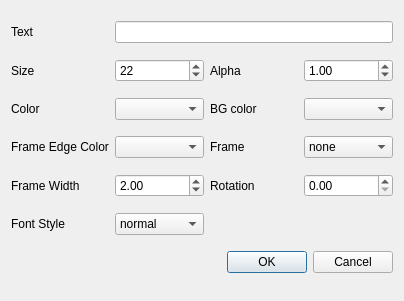
<?xml version="1.0" encoding="UTF-8"?>
<ui version="4.0">
 <class>Dialog</class>
 <widget class="QDialog" name="Dialog">
  <property name="geometry">
   <rect>
    <x>0</x>
    <y>0</y>
    <width>404</width>
    <height>301</height>
   </rect>
  </property>
  <property name="windowTitle">
   <string>Dialog</string>
  </property>
  <layout class="QGridLayout" name="gridLayout">
   <item row="3" column="0">
    <widget class="QLabel" name="label_5">
     <property name="text">
      <string>Frame Edge Color</string>
     </property>
    </widget>
   </item>
   <item row="1" column="2">
    <widget class="QLabel" name="label_7">
     <property name="text">
      <string>Alpha</string>
     </property>
    </widget>
   </item>
   <item row="3" column="1">
    <widget class="QComboBox" name="framecolor"/>
   </item>
   <item row="1" column="0">
    <widget class="QLabel" name="label">
     <property name="text">
      <string>Size</string>
     </property>
    </widget>
   </item>
   <item row="4" column="1">
    <widget class="QDoubleSpinBox" name="framewidth_sb">
     <property name="value">
      <double>2.000000000000000</double>
     </property>
    </widget>
   </item>
   <item row="0" column="0">
    <widget class="QLabel" name="label_3">
     <property name="text">
      <string>Text</string>
     </property>
    </widget>
   </item>
   <item row="4" column="0">
    <widget class="QLabel" name="label_4">
     <property name="text">
      <string>Frame Width</string>
     </property>
    </widget>
   </item>
   <item row="1" column="1">
    <widget class="QSpinBox" name="size">
     <property name="value">
      <number>22</number>
     </property>
    </widget>
   </item>
   <item row="1" column="3">
    <widget class="QDoubleSpinBox" name="alpha">
     <property name="value">
      <double>1.000000000000000</double>
     </property>
    </widget>
   </item>
   <item row="0" column="1" colspan="3">
    <widget class="QLineEdit" name="text">
     <property name="text">
      <string/>
     </property>
    </widget>
   </item>
   <item row="3" column="2">
    <widget class="QLabel" name="label_2">
     <property name="text">
      <string>Frame</string>
     </property>
    </widget>
   </item>
   <item row="3" column="3">
    <widget class="QComboBox" name="frame">
     <item>
      <property name="text">
       <string>none</string>
      </property>
     </item>
     <item>
      <property name="text">
       <string>darrow</string>
      </property>
     </item>
     <item>
      <property name="text">
       <string>circle</string>
      </property>
     </item>
     <item>
      <property name="text">
       <string>larrow</string>
      </property>
     </item>
     <item>
      <property name="text">
       <string>rarrow</string>
      </property>
     </item>
     <item>
      <property name="text">
       <string>round</string>
      </property>
     </item>
     <item>
      <property name="text">
       <string>round4</string>
      </property>
     </item>
     <item>
      <property name="text">
       <string>roundtooth</string>
      </property>
     </item>
     <item>
      <property name="text">
       <string>sawtooth</string>
      </property>
     </item>
     <item>
      <property name="text">
       <string>square</string>
      </property>
     </item>
    </widget>
   </item>
   <item row="6" column="0">
    <widget class="QLabel" name="label_9">
     <property name="text">
      <string>Font Style</string>
     </property>
    </widget>
   </item>
   <item row="6" column="1">
    <widget class="QComboBox" name="fontstyle">
     <item>
      <property name="text">
       <string>normal</string>
      </property>
     </item>
     <item>
      <property name="text">
       <string>italic</string>
      </property>
     </item>
     <item>
      <property name="text">
       <string>oblique</string>
      </property>
     </item>
    </widget>
   </item>
   <item row="2" column="0">
    <widget class="QLabel" name="label_11">
     <property name="text">
      <string>Color</string>
     </property>
    </widget>
   </item>
   <item row="2" column="1">
    <widget class="QComboBox" name="color"/>
   </item>
   <item row="7" column="0" colspan="4">
    <widget class="QDialogButtonBox" name="buttonBox">
     <property name="orientation">
      <enum>Qt::Horizontal</enum>
     </property>
     <property name="standardButtons">
      <set>QDialogButtonBox::Cancel|QDialogButtonBox::Ok</set>
     </property>
    </widget>
   </item>
   <item row="2" column="2">
    <widget class="QLabel" name="label_6">
     <property name="text">
      <string>BG color</string>
     </property>
    </widget>
   </item>
   <item row="2" column="3">
    <widget class="QComboBox" name="bgcolor"/>
   </item>
   <item row="4" column="2">
    <widget class="QLabel" name="label_10">
     <property name="text">
      <string>Rotation</string>
     </property>
    </widget>
   </item>
   <item row="4" column="3">
    <widget class="QDoubleSpinBox" name="rotation">
     <property name="maximum">
      <double>360.000000000000000</double>
     </property>
     <property name="singleStep">
      <double>45.000000000000000</double>
     </property>
    </widget>
   </item>
  </layout>
 </widget>
 <resources/>
 <connections>
  <connection>
   <sender>buttonBox</sender>
   <signal>accepted()</signal>
   <receiver>Dialog</receiver>
   <slot>accept()</slot>
   <hints>
    <hint type="sourcelabel">
     <x>248</x>
     <y>254</y>
    </hint>
    <hint type="destinationlabel">
     <x>157</x>
     <y>274</y>
    </hint>
   </hints>
  </connection>
  <connection>
   <sender>buttonBox</sender>
   <signal>rejected()</signal>
   <receiver>Dialog</receiver>
   <slot>reject()</slot>
   <hints>
    <hint type="sourcelabel">
     <x>316</x>
     <y>260</y>
    </hint>
    <hint type="destinationlabel">
     <x>286</x>
     <y>274</y>
    </hint>
   </hints>
  </connection>
 </connections>
</ui>
